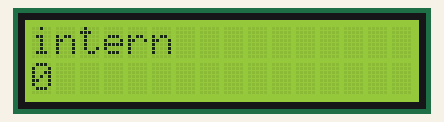
Bench run of a sketch on a simulated Arduino Uno, built with avr-gcc and run on an emulated ATmega328P. Parts: 16×2 character LCD.

Above: at 0.1 s.
At 4.1 s:
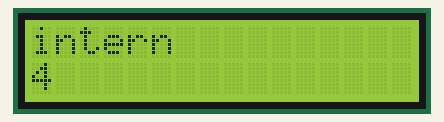
At 9.1 s:
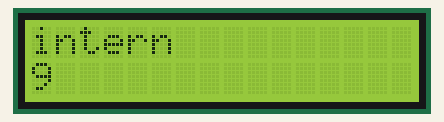
At 19.1 s:
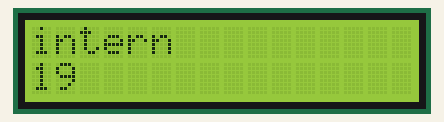
At 29.1 s:
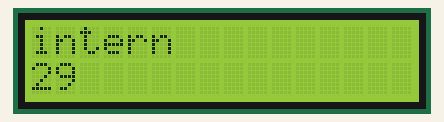
At 39.1 s:
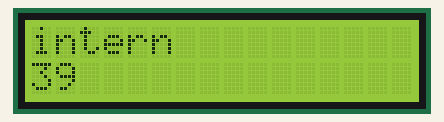

The sketch:

LCD.ino
```cpp
#include<LiquidCrystal.h>
LiquidCrystal lcd(12,11,5,4,3,2);
void setup() {
  // put your setup code here, to run once:
lcd.begin(16,2);
lcd.clear();
}

void loop() {
  // put your main code here, to run repeatedly:
lcd.setCursor(0,0);
lcd.print("intern");
lcd.setCursor(0,1);
lcd.print(millis()/1000);
}
```

Measured:
- what the display in image 1 shows lasts 1.0 s, from 4.0 s to 5.0 s
